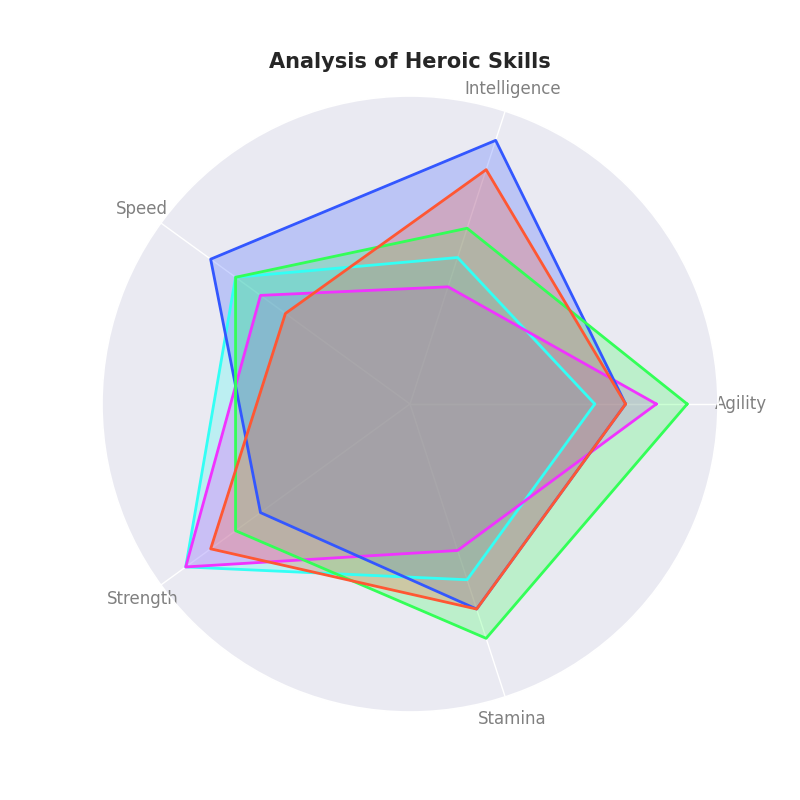

Reproduce this figure in Python.
import numpy as np
import matplotlib.pyplot as plt
from math import pi

categories = ['Agility', 'Intelligence', 'Speed', 'Strength', 'Stamina']
N = len(categories)

data = {
    'Sci-Fi': [6, 5, 7, 9, 6],
    'Fantasy': [8, 4, 6, 9, 5],
    'Anime': [7, 9, 8, 6, 7],
    'DC': [9, 6, 7, 7, 8],
    'Marvel': [7, 8, 5, 8, 7]
}

angles = np.linspace(0, 2 * pi, N, endpoint=False).tolist()
angles += angles[:1]

fig, ax = plt.subplots(figsize=(8, 8), subplot_kw={'polar': True})

def plot_radar(ax, data, categories, angles, colors):
    for i, (universe, values) in enumerate(data.items()):
        values += values[:1]
        ax.plot(angles, values, color=colors[i], linewidth=2, linestyle='solid')
        ax.fill(angles, values, color=colors[i], alpha=0.25)
    ax.set_xticks(angles[:-1])
    ax.set_xticklabels(categories, color='grey', size=12)
    ax.set_yticks([])
    ax.set_yticklabels([])
    ax.set_title('Analysis of Heroic Skills', size=15, fontweight='bold', pad=20)
    ax.set_ylim(0, 10)

colors = ['#33FFF5', '#F033FF', '#3357FF', '#33FF57', '#FF5733']

plot_radar(ax, data, categories, angles, colors)

plt.show()
